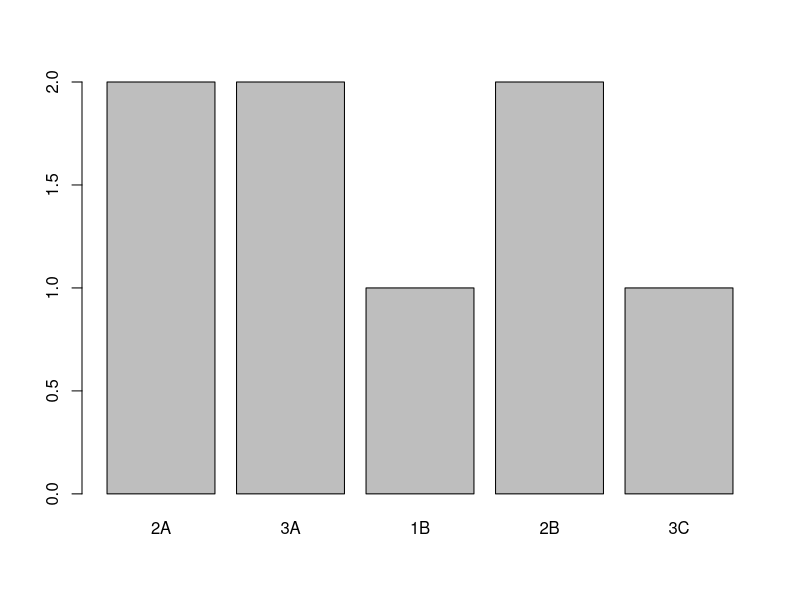
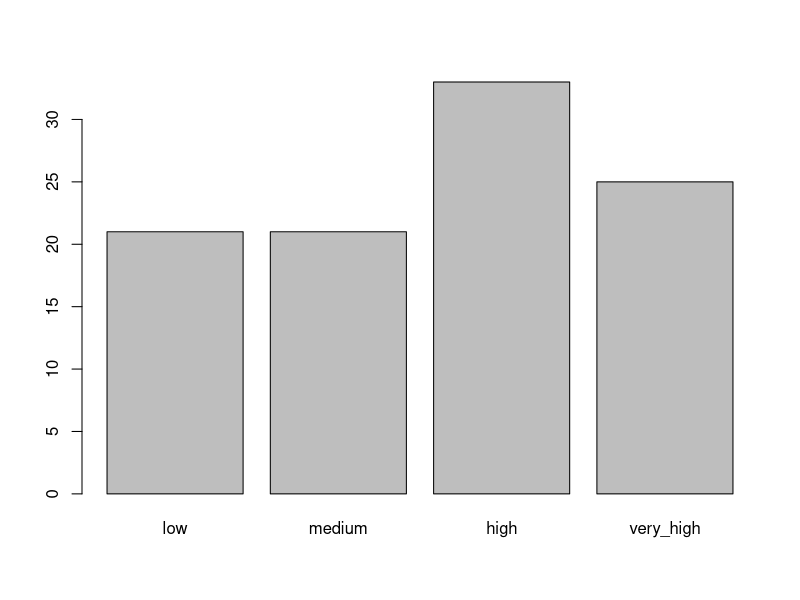
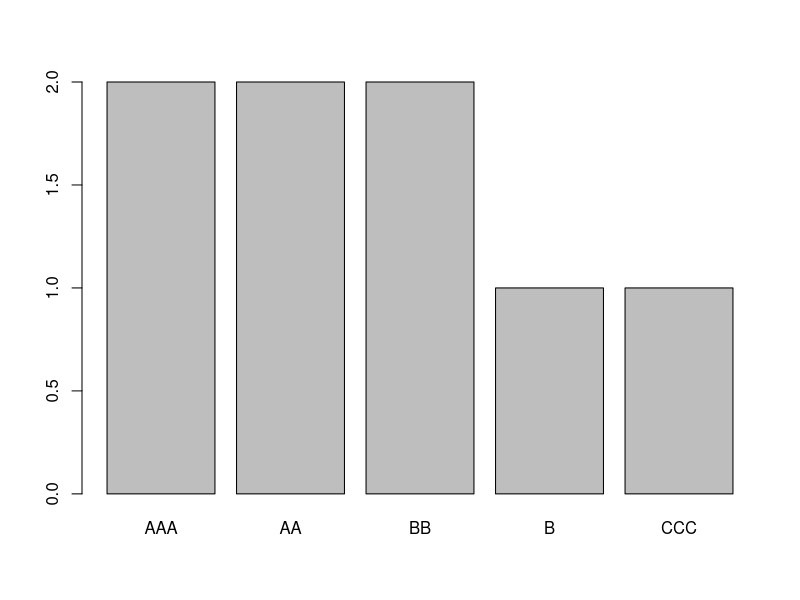
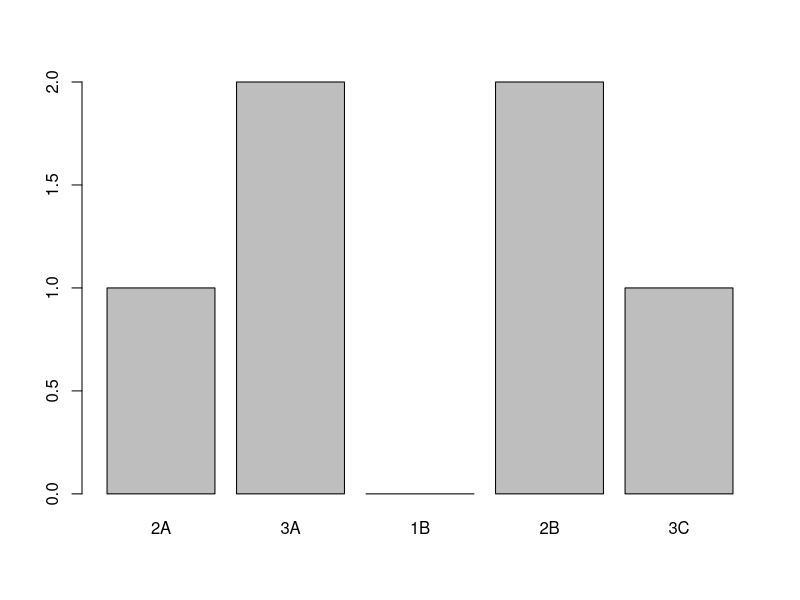
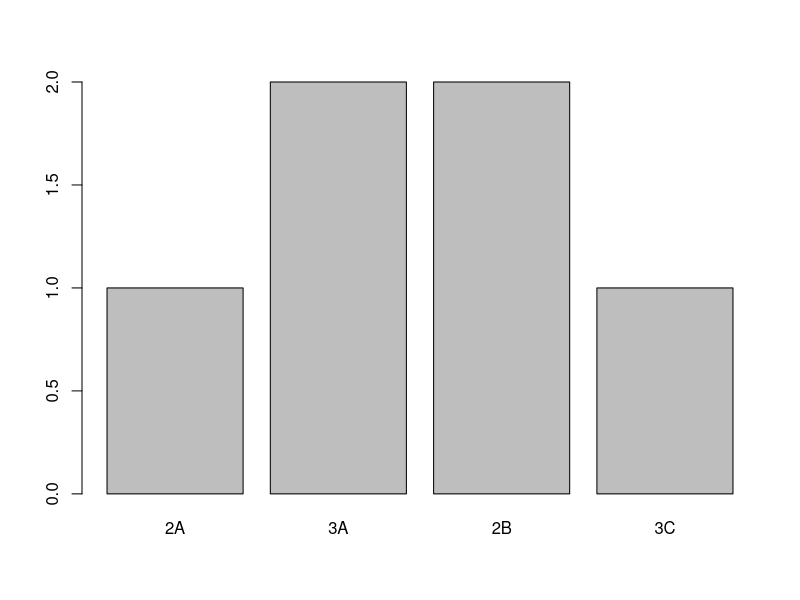

These figures' R source, in order:
# credit_rating character vector
credit_rating <- c("BB", "AAA", "AA", "CCC", "AA", "AAA", "B", "BB")

# Create a factor from credit_rating
credit_factor <- factor(credit_rating)

# Print out your new factor
credit_factor

# Call str() on credit_rating
str(credit_rating)

# Call str() on credit_factor
str(credit_factor)

# Identify unique levels
levels(credit_factor)

# Rename the levels of credit_factor
levels(credit_factor) <- c("2A", "3A", "1B","2B", "3C" )

# Print credit_factor
credit_factor

# Summarize the character vector, credit_rating
summary(credit_rating)

# Summarize the factor, credit_factor
summary(credit_factor)

# Visualize 
plot(credit_factor)

# bucketing

AAA_rank <- runif(100, min = 0, max = 100)

# Create 4 buckets for AAA_rank using cut()
AAA_factor <- cut(x = AAA_rank, breaks = c(0, 25, 50, 75, 100))

head(AAA_factor)

# Rename the levels 
levels(AAA_factor) <- c("low", "medium", "high", "very_high")

# Print AAA_factor
AAA_factor

# Plot AAA_factor
plot(AAA_factor)

summary(AAA_factor)

# Use unique() to find unique words
unique(credit_rating)

# Create an ordered factor
credit_factor_ordered <- factor(credit_rating, ordered = TRUE, levels = c("AAA", "AA", "BB", "B", "CCC"))

# Plot credit_factor_ordered
plot(credit_factor_ordered)

# Remove the A bonds at positions 3 and 7. Don't drop the A level.
keep_level <- credit_factor[-c(3, 7)]

# Plot keep_level
plot(keep_level)

# Remove the A bonds at positions 3 and 7. Drop the A level.
drop_level <- credit_factor[-c(3, 7), drop = TRUE]

# Plot drop_level
plot(drop_level)

# Variables
credit_rating <- c("AAA", "A", "BB")
bond_owners <- c("Dan", "Tom", "Joe")

# Create the data frame of character vectors, bonds
bonds <- data.frame(credit_rating, bond_owners, stringsAsFactors = FALSE)

# Use str() on bonds
str(bonds)

# Create a factor column in bonds called credit_factor from credit_rating
bonds$credit_factor <- factor(bonds$credit_rating, ordered = TRUE, levels = c("AAA", "A", "BB"))

# Use str() on bonds again
str(bonds)
